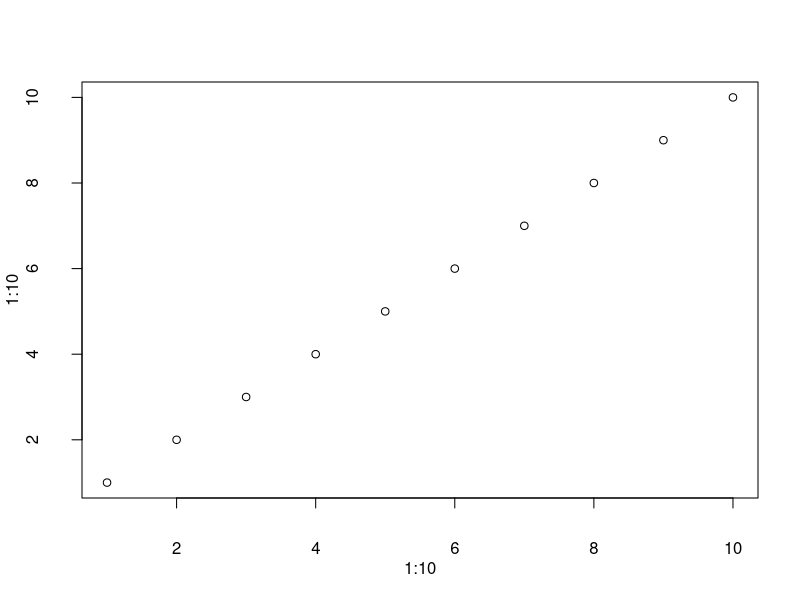
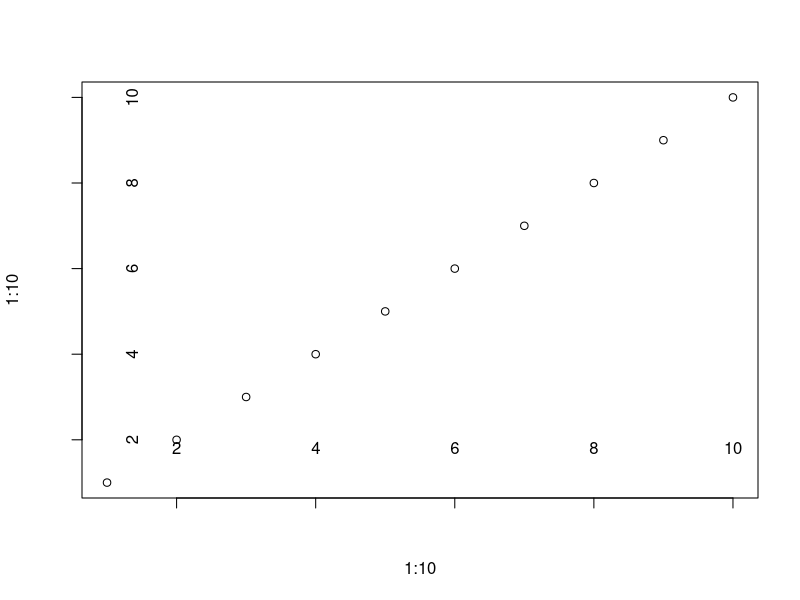
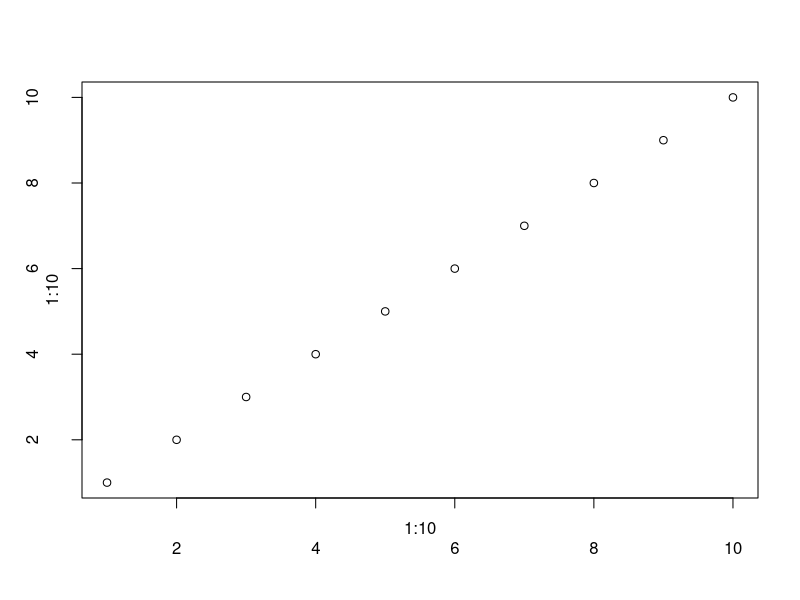
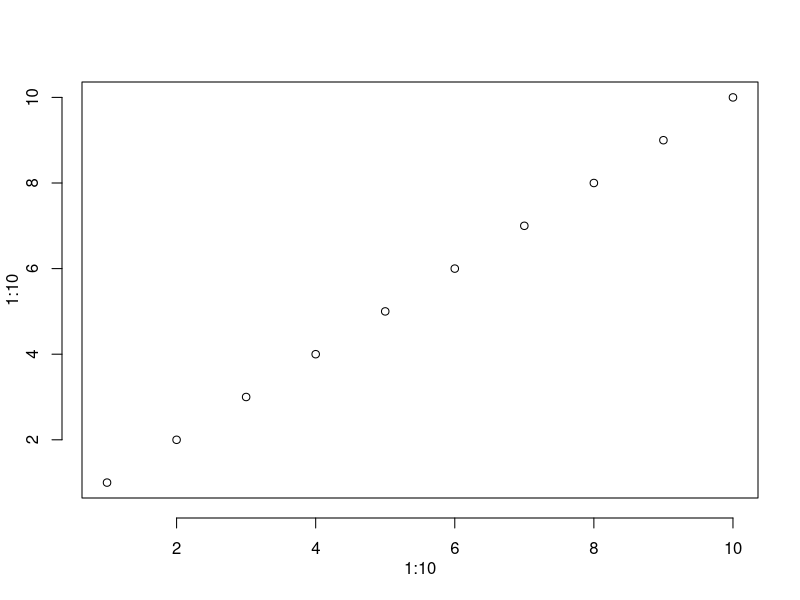

Write the R code that produced these figures, in order.
## mar: margin
#A numeric vector of length 4, which sets the margin sizes in the following order: bottom, left, top, and right.
par("mar")
par("mai")

## mgp: axis label locations
# numeric vector of length 3, which sets the axis label locations relative to the edge of the inner plot window. 
# The first value represents the location the labels (i.e. xlab and ylab in plot)
# The second the tick-mark labels, and third the tick marks.
par("mgp")
plot(1:10, 1:10, mgp = c(3, 2, 0))
plot(1:10, 1:10, mgp = c(3, -3, 0))
plot(1:10, 1:10, mgp = c(1, 2, 0))
plot(1:10, 1:10, mgp = c(3, 2, 1))

## las:
# A numeric value indicating the orientation of the tick mark labels and any other text added to a plot after its initialization. 
par("las")